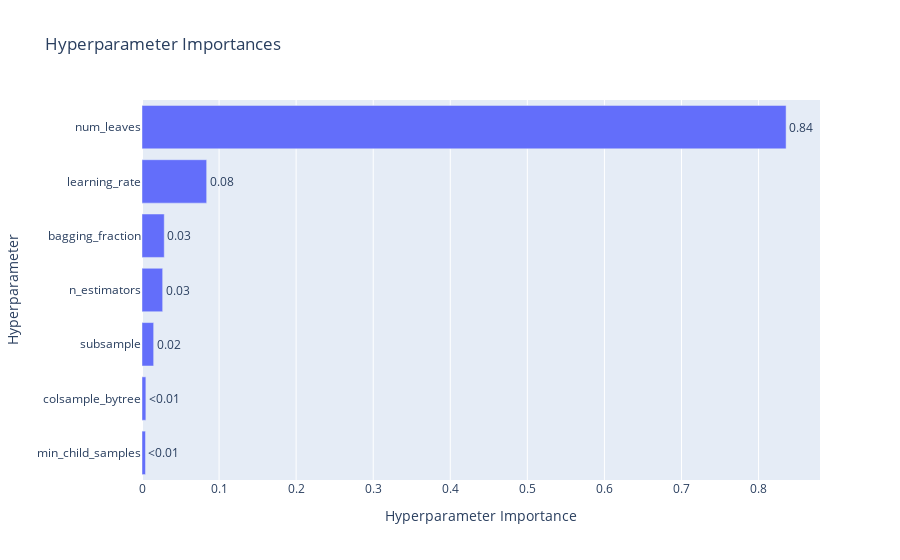

Notebook code for this chart:
### Code cell
plot_param_importances(study)

### Figure 1 — Plotly figure (JSON) as saved in the notebook; plotly's stock layout.template omitted (floating-point values rounded to 4 significant figures)
{"data": [{"cliponaxis": false, "hovertemplate": ["min_child_samples (IntDistribution): 0.0045223527970343225<extra></extra>", "colsample_bytree (FloatDistribution): 0.005017686151083408<extra></extra>", "subsample (FloatDistribution): 0.015131415248905902<extra></extra>", "n_estimators (IntDistribution): 0.02682378288546029<extra></extra>", "bagging_fraction (FloatDistribution): 0.02886616435412541<extra></extra>", "learning_rate (FloatDistribution): 0.0839126359761962<extra></extra>", "num_leaves (IntDistribution): 0.8357259625871946<extra></extra>"], "name": "Objective Value", "orientation": "h", "text": ["<0.01", "<0.01", "0.02", "0.03", "0.03", "0.08", "0.84"], "textposition": "outside", "x": [0.004522, 0.005018, 0.01513, 0.02682, 0.02887, 0.08391, 0.8357], "y": ["min_child_samples", "colsample_bytree", "subsample", "n_estimators", "bagging_fraction", "learning_rate", "num_leaves"], "type": "bar"}], "layout": {"title": {"text": "Hyperparameter Importances"}, "xaxis": {"title": {"text": "Hyperparameter Importance"}}, "yaxis": {"title": {"text": "Hyperparameter"}}}}
